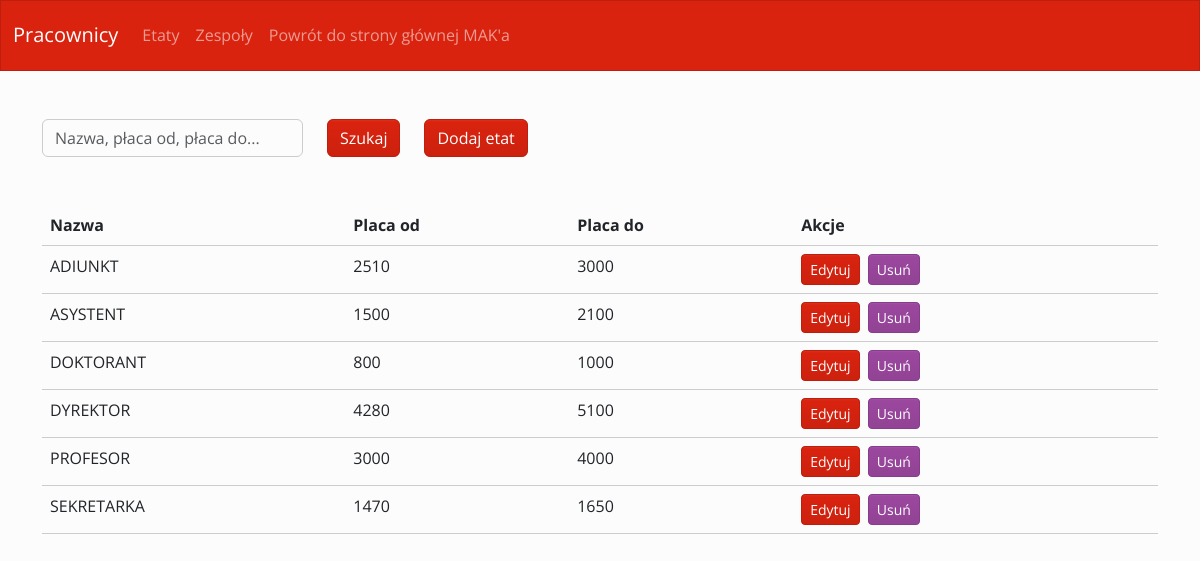
The page /etaty.php on the database its author committed.
### tables this page shows
CREATE TABLE IF NOT EXISTS `etaty` (
  `NAZWA` varchar(15) NOT NULL,
  `PLACA_OD` float DEFAULT NULL,
  `PLACA_DO` float DEFAULT NULL,
  PRIMARY KEY (`NAZWA`)
);

### etaty.php (the view, shortened to what this page needs)
<?php
require_once 'database.php';
require_once 'functions.php';
?>
<!doctype html>
<html lang="en">
<head>
    <link href="bootstrap/css/bootstrap.min.css" rel="stylesheet">
</head>
<body>
    <?php
    if(isset($_POST['submit']) && $_POST['search']!=''){
        $stmt = $pdo->prepare("SELECT * FROM etaty WHERE NAZWA LIKE :nazwa OR PLACA_OD LIKE :placa_od OR PLACA_DO LIKE :placa_do");
        $stmt -> bindValue(':nazwa', '%'.$_POST['search'].'%', PDO::PARAM_STR);
        $stmt -> bindValue(':placa_od', '%'.$_POST['search'].'%', PDO::PARAM_STR);
        $stmt -> bindValue(':placa_do', '%'.$_POST['search'].'%', PDO::PARAM_STR);
        $stmt->execute();
    }
    else{
        $stmt = $pdo->query('SELECT * FROM etaty');
    }
    ?>
    <div class="container">
        <form action="" method="post">
        <div class="row my-5">
            <div class="col-md-3">
                <input type="text" class="form-control" name="search" placeholder="Nazwa, płaca od, płaca do...">
            </div>
            <div class="col-auto">
                <input type="submit" class="btn btn-primary" name="submit" value="Szukaj">
            </div>
            <div class="col-auto">
                <a href="dodaj_etat.php" class="btn btn-primary">Dodaj etat</a>
            </div>
        </div>
        </form>
        <div class="row">
            <div class="col-12">
                <table class="table">
                    <thead>
                    <tr>
                        <th>Nazwa</th>
                        <th>Placa od</th>
                        <th>Placa do</th>
                        <th>Akcje</th>
                    </tr>
                    </thead>
                    <tbody>
                    <?php
                    foreach ($stmt as $row){
                        echo '<tr>';
                        echo '<td>'.$row['NAZWA'].'</td>';
                        echo '<td>'.$row['PLACA_OD'].'</td>';
                        echo '<td>'.$row['PLACA_DO'].'</td>';
                        echo '<td>
                            <a href="etaty.php?edit='.urlencode($row['NAZWA']).'" class="btn btn-sm btn-primary me-1">Edytuj</a>
                            <a href="etaty.php?delete='.urlencode($row['NAZWA']).'" class="btn btn-sm btn-danger" onclick="return confirm(\'Czy na pewno usunąć? Zastanów się dobrze...\')">Usuń</a>
                        </td>';
                        echo '</tr>';
                    }
                    ?>
                    </tbody>
                </table>
            </div>
        </div>
    </div>
</html>

### rows shown on the page
etaty: NAZWA "ADIUNKT", PLACA_OD "2510", PLACA_DO "3000"
etaty: NAZWA "ASYSTENT", PLACA_OD "1500", PLACA_DO "2100"
etaty: NAZWA "DOKTORANT", PLACA_OD "800", PLACA_DO "1000"
etaty: NAZWA "DYREKTOR", PLACA_OD "4280", PLACA_DO "5100"
etaty: NAZWA "PROFESOR", PLACA_OD "3000", PLACA_DO "4000"
etaty: NAZWA "SEKRETARKA", PLACA_OD "1470", PLACA_DO "1650"
